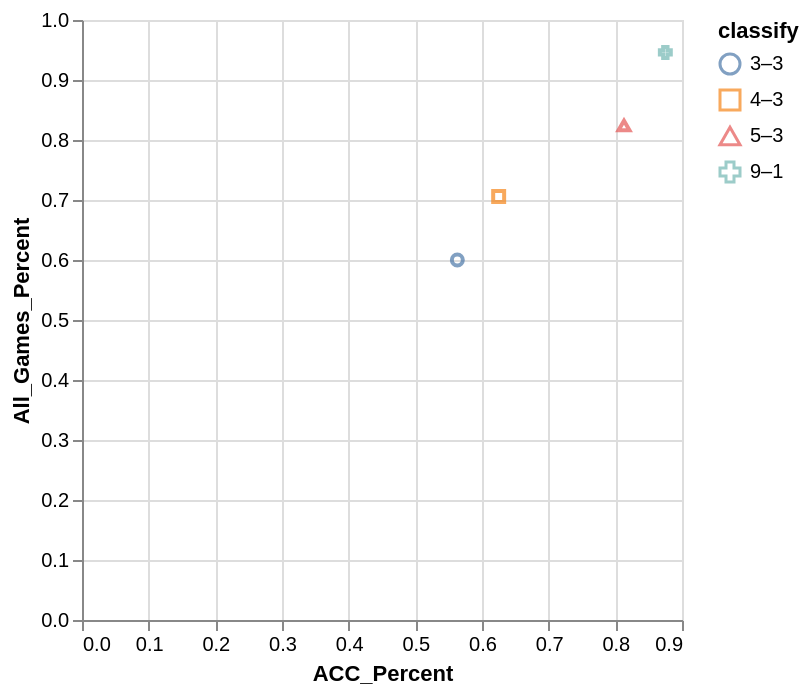

Specify this chart in Vega-Lite:
### Vega-Lite specification from a JSON file in a GitHub repository (floating-point values rounded to 4 significant figures)
{"data": {"values": [{"x_data": 0.563, "y_data": 0.6, "classify": "3–3"}, {"x_data": 0.625, "y_data": 0.706, "classify": "4–3"}, {"x_data": 0.813, "y_data": 0.824, "classify": "5–3"}, {"x_data": 0.875, "y_data": 0.946, "classify": "9–1"}]}, "mark": "point", "encoding": {"x": {"field": "x_data", "type": "quantitative", "title": "ACC_Percent", "scale": {"zero": "false"}}, "y": {"field": "y_data", "type": "quantitative", "title": "All_Games_Percent", "scale": {"zero": "false"}}, "color": {"field": "classify", "type": "nominal"}, "shape": {"field": "classify", "type": "nominal"}}}
